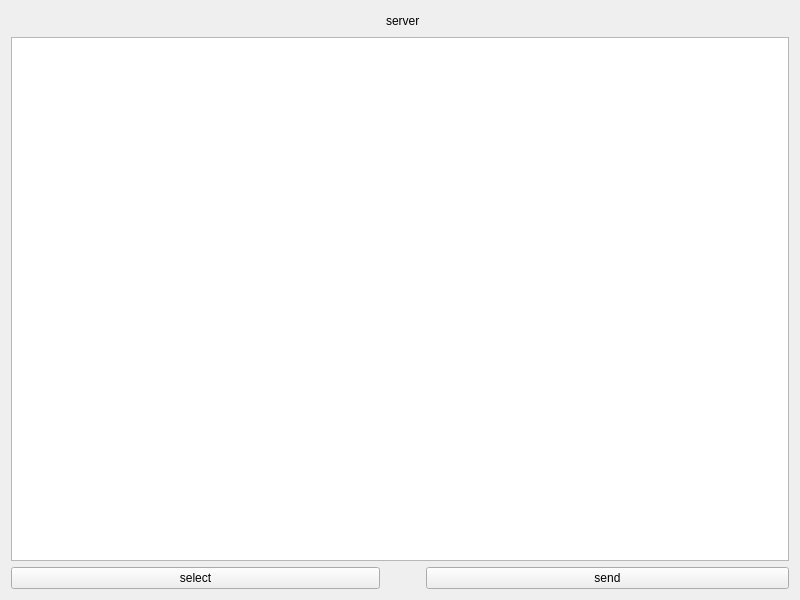
<?xml version="1.0" encoding="UTF-8"?>
<ui version="4.0">
 <class>ServerWidget</class>
 <widget class="QWidget" name="ServerWidget">
  <property name="geometry">
   <rect>
    <x>0</x>
    <y>0</y>
    <width>800</width>
    <height>600</height>
   </rect>
  </property>
  <property name="windowTitle">
   <string>ServerWidget</string>
  </property>
  <layout class="QGridLayout" name="gridLayout">
   <item row="0" column="0">
    <spacer name="horizontalSpacer">
     <property name="orientation">
      <enum>Qt::Horizontal</enum>
     </property>
     <property name="sizeHint" stdset="0">
      <size>
       <width>358</width>
       <height>20</height>
      </size>
     </property>
    </spacer>
   </item>
   <item row="0" column="2">
    <widget class="QLabel" name="label">
     <property name="text">
      <string>server</string>
     </property>
    </widget>
   </item>
   <item row="0" column="3">
    <spacer name="horizontalSpacer_2">
     <property name="orientation">
      <enum>Qt::Horizontal</enum>
     </property>
     <property name="sizeHint" stdset="0">
      <size>
       <width>357</width>
       <height>20</height>
      </size>
     </property>
    </spacer>
   </item>
   <item row="2" column="0" colspan="2">
    <widget class="QPushButton" name="pushButto_select">
     <property name="text">
      <string>select</string>
     </property>
    </widget>
   </item>
   <item row="2" column="3">
    <widget class="QPushButton" name="pushButton_2">
     <property name="text">
      <string>send</string>
     </property>
    </widget>
   </item>
   <item row="1" column="0" colspan="4">
    <widget class="QTextEdit" name="textEdit"/>
   </item>
  </layout>
 </widget>
 <resources/>
 <connections/>
</ui>
